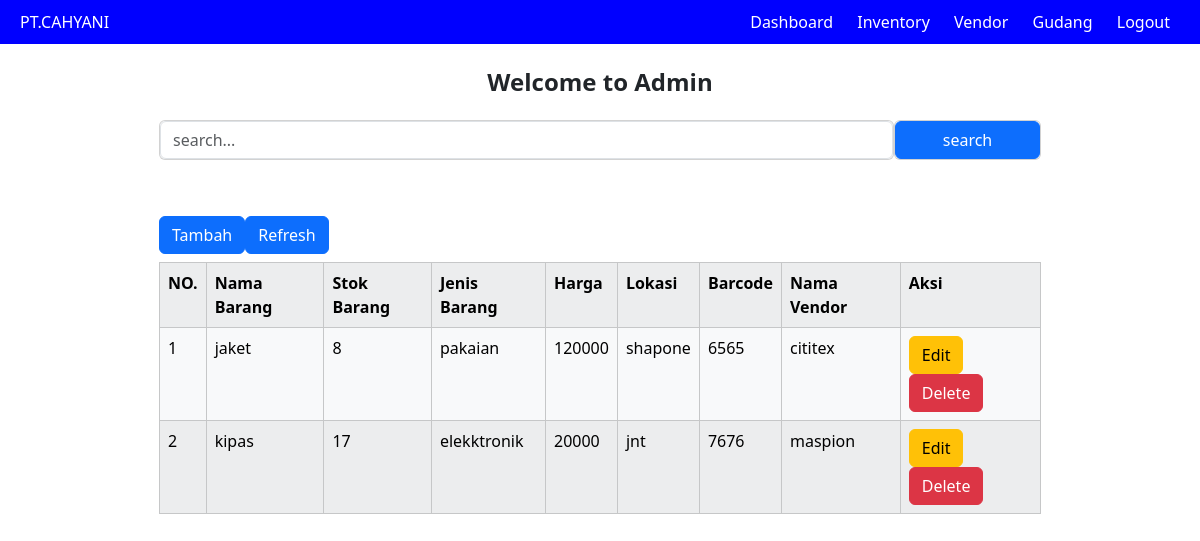
The app's page /views/inventory.php (signed in) with its own data.
### tables this page shows
CREATE TABLE `inventory` (
  `id_inv` int(11) NOT NULL,
  `nama_barang` varchar(255) NOT NULL,
  `jenis_barang` varchar(255) NOT NULL,
  `stok_barang` int(11) NOT NULL,
  `barcode` int(11) NOT NULL,
  `harga` int(11) NOT NULL,
  `id_vendor` int(11) NOT NULL,
  `id_gudang` int(11) NOT NULL
);

CREATE TABLE `vendor` (
  `id_vendor` int(11) NOT NULL,
  `nama_vendor` varchar(255) NOT NULL,
  `nama_barang` varchar(255) NOT NULL,
  `kontak_vendor` int(50) NOT NULL,
  `no_inv` varchar(255) NOT NULL
);

CREATE TABLE `gudang` (
  `id_gudang` int(11) NOT NULL,
  `nama_gudang` varchar(255) NOT NULL,
  `lokasi` varchar(255) NOT NULL
);

### include/function.php (called while the page is built, shortened)
<?php
include 'koneksi.php';
function getallinv(){
    global $conn;
    $query = "SELECT * FROM inventory
    JOIN gudang ON inventory.id_gudang =gudang.id_gudang
    JOIN vendor ON inventory.id_vendor=vendor.id_vendor";
    $stmt=$conn->prepare($query);
    $stmt->execute();
    $result=$stmt->get_result();
    return $result->fetch_all(MYSQLI_ASSOC);
}
?>

### views/inventory.php (the view, shortened to what this page needs)
<?php
include '../include/function.php';
include '../part/header.php';
$search =  isset($_GET['search']) ? $_GET['search'] : '';
$data_inv = getallinv($search);
?>
<main class="container-fluid">
<div class="col-9 me-auto ms-auto d-flex flex-column justify-content-center">
    <div class="col-12 mb-5">
        <form action="pembukuan.php">
            <div class="d-flex">
                <div class="col-10 card">
                    <input type="text" class="form-control" id="search" name="search" placeholder="search...">
                </div>
                <div class="col-2 card">
                    <button type="submit" class="btn btn-primary">search</button>
                </div>
            </div>
        </form>
    </div>
    <div class="my-2 d-flex justify-content-between col-2">
            <a href="http://localhost/drillinglsp1/views/addinv.php" class="btn btn-primary">Tambah
            </a>
            <a href="http://localhost/drillinglsp1/views/inventory.php" class="btn btn-primary">Refresh</a>
    </div>
    <table class="table table-bordered table-striped table-light">
        <tr>
            <th>NO.</th>
            <th>Nama Barang</th>
            <th>Stok Barang</th>
            <th>Jenis Barang</th>
            <th>Harga</th>
            <th>Lokasi</th>
            <th>Barcode</th>
            <th>Nama Vendor</th>
            <th>Aksi</th>
        </tr>
        <?php if(!empty($data_inv)): ?>
            <?php $i = 1;
                  foreach ($data_inv as $inv): ?>
                <tr class="<?= $inv['stok_barang'] == 0 ? 'table-danger' : '' ?>">
                    <td><?= $i++ ?></td>
                    <td><?= $inv['nama_barang'] ?></td>
                    <td><?= $inv['stok_barang'] ?></td>
                    <td><?= $inv['jenis_barang'] ?></td>
                    <td><?= $inv['harga'] ?></td>
                    <td><?= $inv['nama_gudang'] ?></td>
                    <td><?= $inv['barcode'] ?></td>
                    <td><?= $inv['nama_vendor'] ?></td>
                    <td>
                        <a href="editInv.php?updateInv=<?= $inv['id_inv'] ?>" class="btn btn-warning">Edit</a>
                        <a href="inventory.php?delete=<?= $inv['id_inv'] ?>" onclick="return confirm('Yakin kah cuy?')" class="btn btn-danger">Delete</a>
                    </td>
                </tr>
            <?php endforeach; ?>
            <?php else: ?>
            <tr>
                <td colspan="9">Data Tidak Ditemukan</td>
            </tr>
        <?php endif; ?>
    </table>
</div>
</main>
<?php include '../part/footer.php'?>

### part/header.php (shortened to what this page needs)
<!DOCTYPE html>
<html lang="en">
<head>
    <link rel="stylesheet" href="http://localhost/drillinglsp1/bootstrap1/css/bootstrap.min.css">
</head>
<body>
    <div class="header">
        <div>PT.CAHYANI</div>
        <div>
            <a href="http://localhost/drillinglsp1/dashboard.php">Dashboard</a>
            <a href="http://localhost/drillinglsp1/views/inventory.php">Inventory</a>
            <a href="http://localhost/drillinglsp1/views/vendor.php">Vendor</a>
            <a href="http://localhost/drillinglsp1/views/gudang.php">Gudang</a>
            <a href="http://localhost/drillinglsp1/logout.php">Logout</a>
        </div>
    </div>
    <div class="welcome">Welcome to Admin</div>
</body>
</html>

### part/footer.php (shortened to what this page needs)
</body>
</html>

### part/header.php (style rules this page uses)
.header { display: flex; justify-content: space-between; align-items: center; background-color: blue; color: white; padding: 10px 20px; }
.header a { color: white; text-decoration: none; margin: 0 10px; }
.welcome { text-align: center; margin: 20px 0; font-size: 24px; font-weight: bold; }

### records on screen
inventory: id_vendor.nama_barang "jaket", stok_barang "8", jenis_barang "pakaian", harga "120000", id_gudang.nama_gudang "shapone", barcode "6565", id_vendor.nama_vendor "cititex"
inventory: id_vendor.nama_barang "kipas", stok_barang "17", jenis_barang "elekktronik", harga "20000", id_gudang.nama_gudang "jnt", barcode "7676", id_vendor.nama_vendor "maspion"
